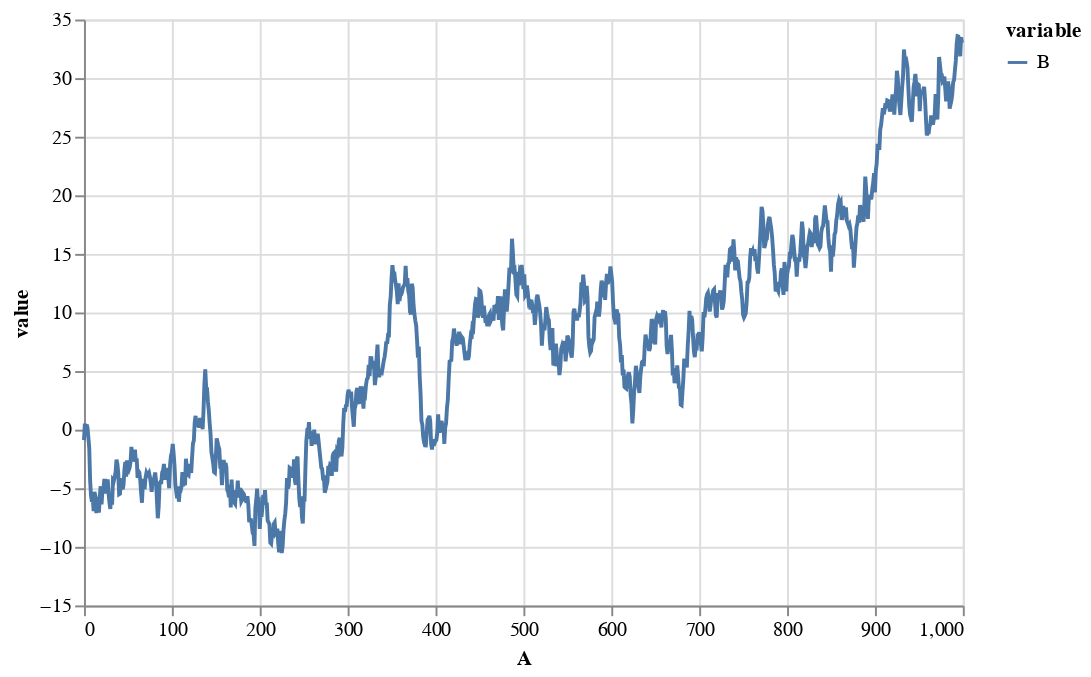

Notebook source saved alongside this figure:
### Code cell
df3.vgplot(x='A', y='B')

### Figure 1 — Vega-Lite specification as saved in the notebook (floating-point values rounded to 4 significant figures; data arrays with more than 128 entries replaced by an {"elided": "..."} marker saying what was removed)
{"$schema": "https://vega.github.io/schema/vega-lite/v2.4.3.json", "config": {"view": {"height": 300, "width": 400}}, "data": {"values": {"elided": "1000 records"}}, "encoding": {"color": {"field": "variable", "type": "nominal"}, "order": {"field": "index", "type": "quantitative"}, "x": {"field": "A", "type": "quantitative"}, "y": {"field": "value", "type": "quantitative"}}, "height": 300, "mark": "line", "title": "", "width": 450}
